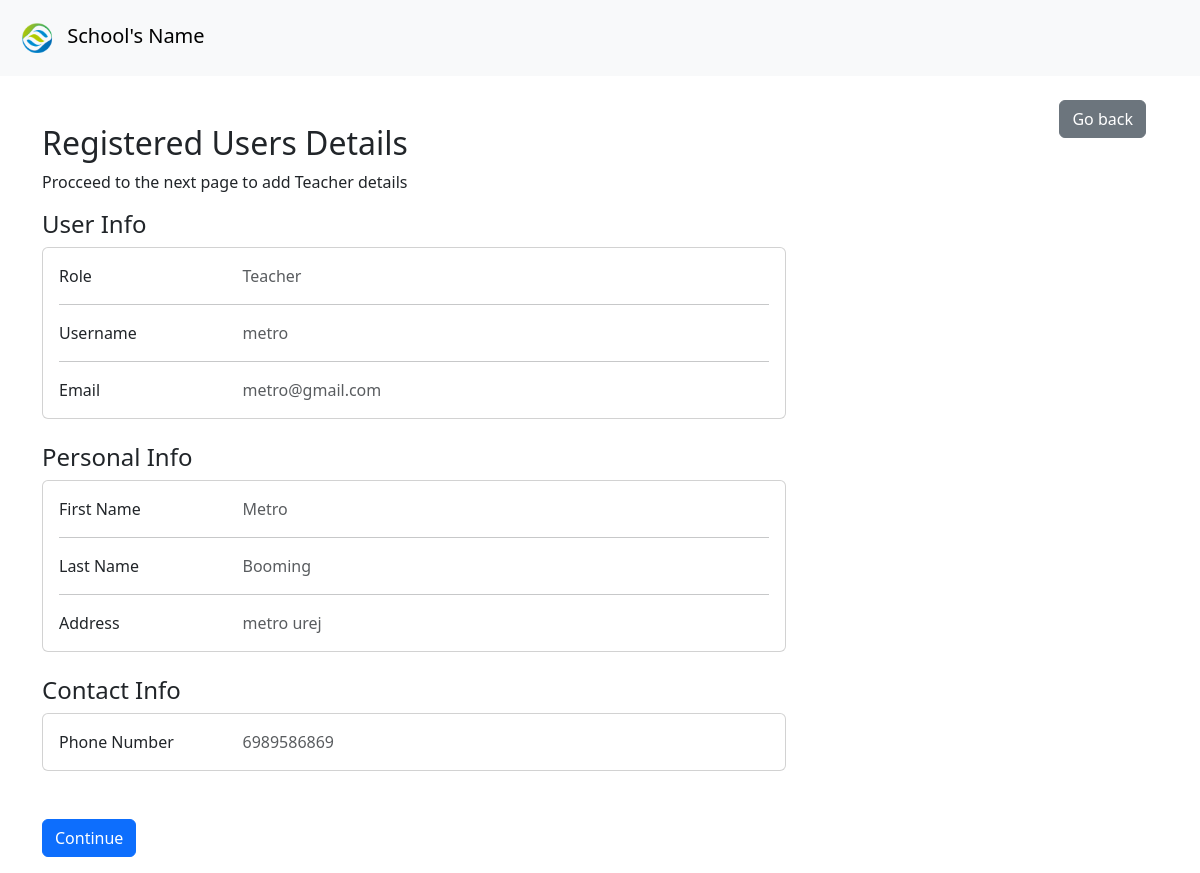
/addstudentdata/3, run on the app's committed database.
### accounts/models.py (models this page shows)
class SchoolUser(AbstractUser):
  id = models.AutoField(primary_key=True)
  first_name = models.CharField(max_length=100)
  last_name = models.CharField(max_length=100)
  birthdate = models.DateField(blank=True, auto_now_add=False, null=True)
  role = models.CharField(max_length=20, choices={'Teacher':'Teacher', 'Student':'Student', 'Manager':'Manager'})
  phone_number = models.CharField(max_length=10)
  address = models.CharField(max_length=100, null=True)

### accounts/views.py (the view, shortened to what this page needs)
# urls.py: path('addstudentdata/<int:id>', views.AddStudentData, name='Add_Student_Data'),
def AddStudentData(request, id):
  user = get_object_or_404(SchoolUser, id=id)
  return render(request, 'userDataRegister/user_data.html', {'user':user})

### accounts/templates/userDataRegister/user_data.html (shortened to what this page needs)
{% extends 'baseAcc.html' %}
{% block content %}
<div class="container p-4">
  <button onclick="history.go(-1); return false;" class="btn btn-secondary float-end">Go back</button>
</div>
<div class="container">
  <h2 class="w-75">Registered Users Details</h2>
  <p>Procceed to the next page to add {{user.role}} details</p>
  <form method="POST">
    <div class="mb-3 col-lg-8">
      <h4>User Info</h4>
      <div class="card mb-4">
        <div class="card-body">
          <div class="row">
            <div class="col-sm-3">
              <p class="mb-0">Role</p>
            </div>
            <div class="col-sm-9">
              <p class="text-muted mb-0">{{user.role}}</p>
            </div>
          </div>
          <hr>
          <div class="row">
            <div class="col-sm-3">
              <p class="mb-0">Username</p>
            </div>
            <div class="col-sm-9">
              <p class="text-muted mb-0">{{user.username}}</p>
            </div>
          </div>
          <hr>
          <div class="row">
            <div class="col-sm-3">
              <p class="mb-0">Email</p>
            </div>
            <div class="col-sm-9">
              <p class="text-muted mb-0">{{user.email}}</p>
            </div>
          </div>
        </div>
      </div>
    </div>
  <div class="col-lg-8">
    <h4>Personal Info</h4>
      <div class="card mb-4">
        <div class="card-body">
          <div class="row">
            <div class="col-sm-3">
              <p class="mb-0">First Name</p>
            </div>
            <div class="col-sm-9">
              <p class="text-muted mb-0">{{user.first_name}}</p>
            </div>
          </div>
          <hr>
          <div class="row">
            <div class="col-sm-3">
              <p class="mb-0">Last Name</p>
            </div>
            <div class="col-sm-9">
              <p class="text-muted mb-0">{{user.last_name}}</p>
            </div>
          </div>
          <hr>
          <div class="row">
            <div class="col-sm-3">
              <p class="mb-0">Address</p>
            </div>
            <div class="col-sm-9">
              <p class="text-muted mb-0">{{user.address}}</p>
            </div>
          </div>
        </div>
      </div>
    </div>
    <div class="col-lg-8">
      <h4>Contact Info</h4>
      <div class="card mb-4">
        <div class="card-body">
          <div class="row">
            <div class="col-sm-3">
              <p class="mb-0">Phone Number</p>
            </div>
            <div class="col-sm-9">
              <p class="text-muted mb-0">{{user.phone_number}}</p>
            </div>
          </div>
        </div>
      </div>
    </div>
    <div class="mb-3 w-75">
      <br>
      <button type="submit" class="btn btn-primary">Continue</button>
    </div>
  </form>
</div>
{%endblock%}

### data on the page
SchoolUser: role "Teacher", username "metro", email "metro@gmail.com", first_name "Metro", last_name "Booming", address "metro urej", phone_number "6989586869"
